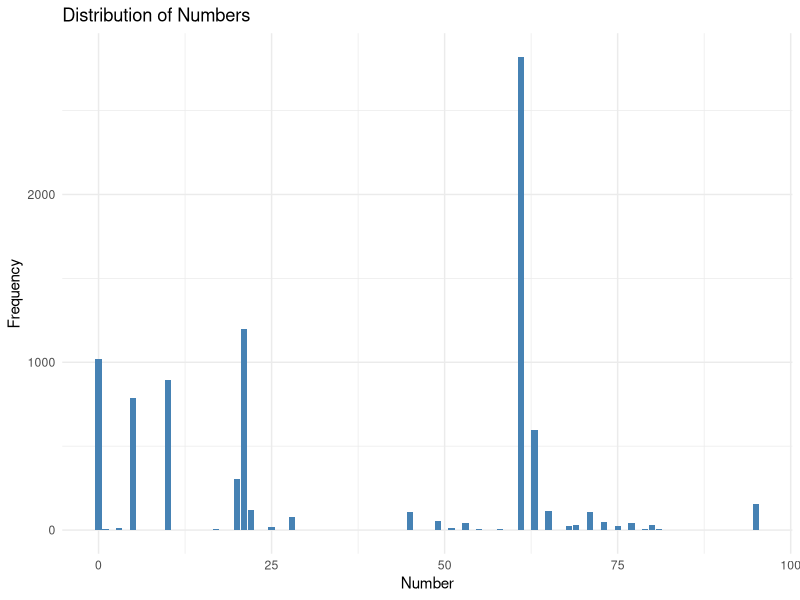

Here is the R script that generated this plot:
library(readr)
library(ggplot2)

revenue <- read.csv("data/data_combined.csv")
value_chain <- revenue$Wettercode

# Calculate the frequency of each number
value_counts <- table(value_chain)

# Create a data frame from the value counts
data <- data.frame(Number = as.numeric(names(value_counts)), Frequency = as.numeric(value_counts))

# Create the bar chart using ggplot2
chart <- ggplot(data, aes(x = Number, y = Frequency)) +
  geom_bar(stat = "identity", fill = "steelblue") +
  labs(x = "Number", y = "Frequency", title = "Distribution of Numbers") +
  theme_minimal()

# Display the chart
print(chart)

